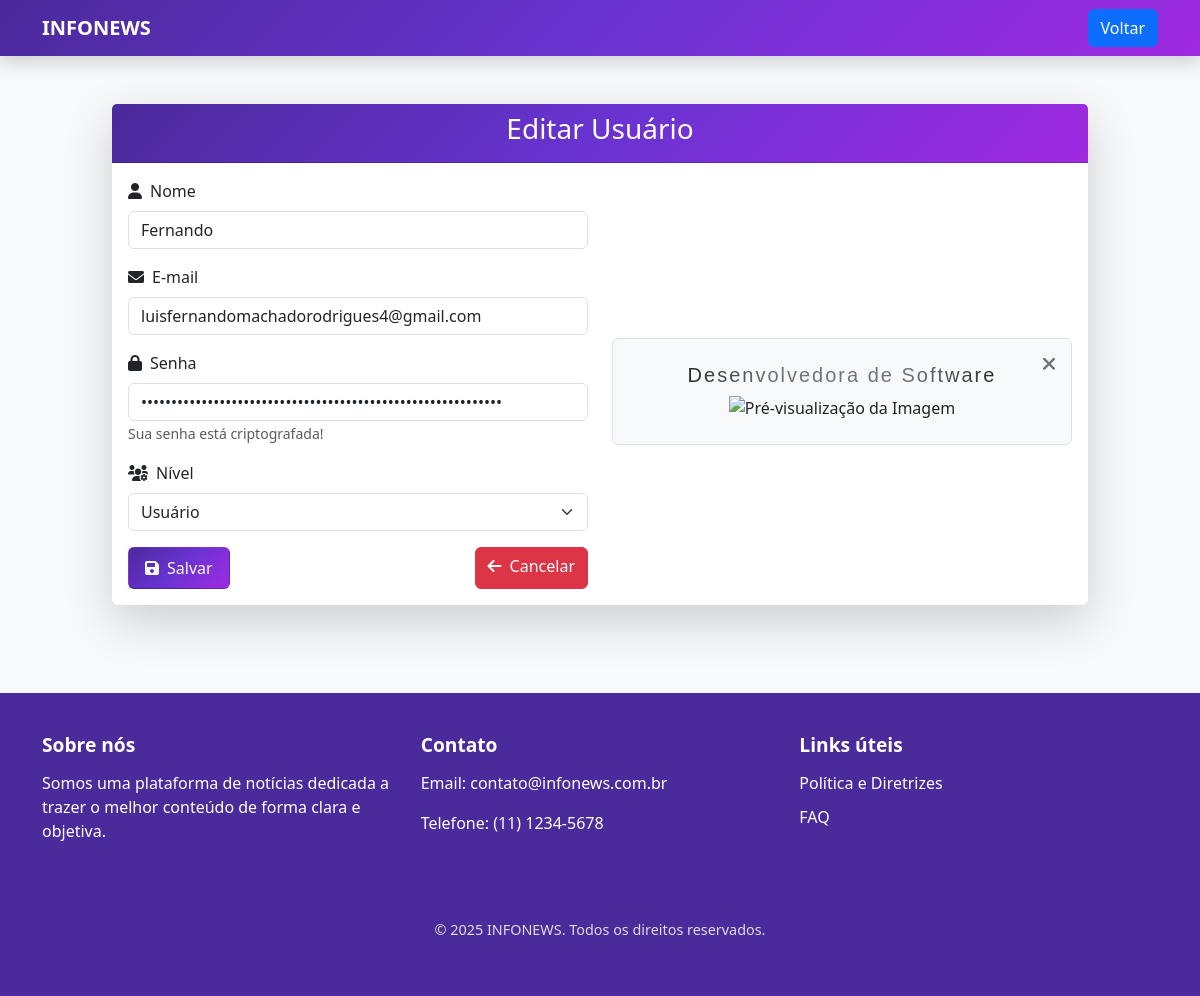
The app's page /editarusuario.php?id=12 (signed in), older data.
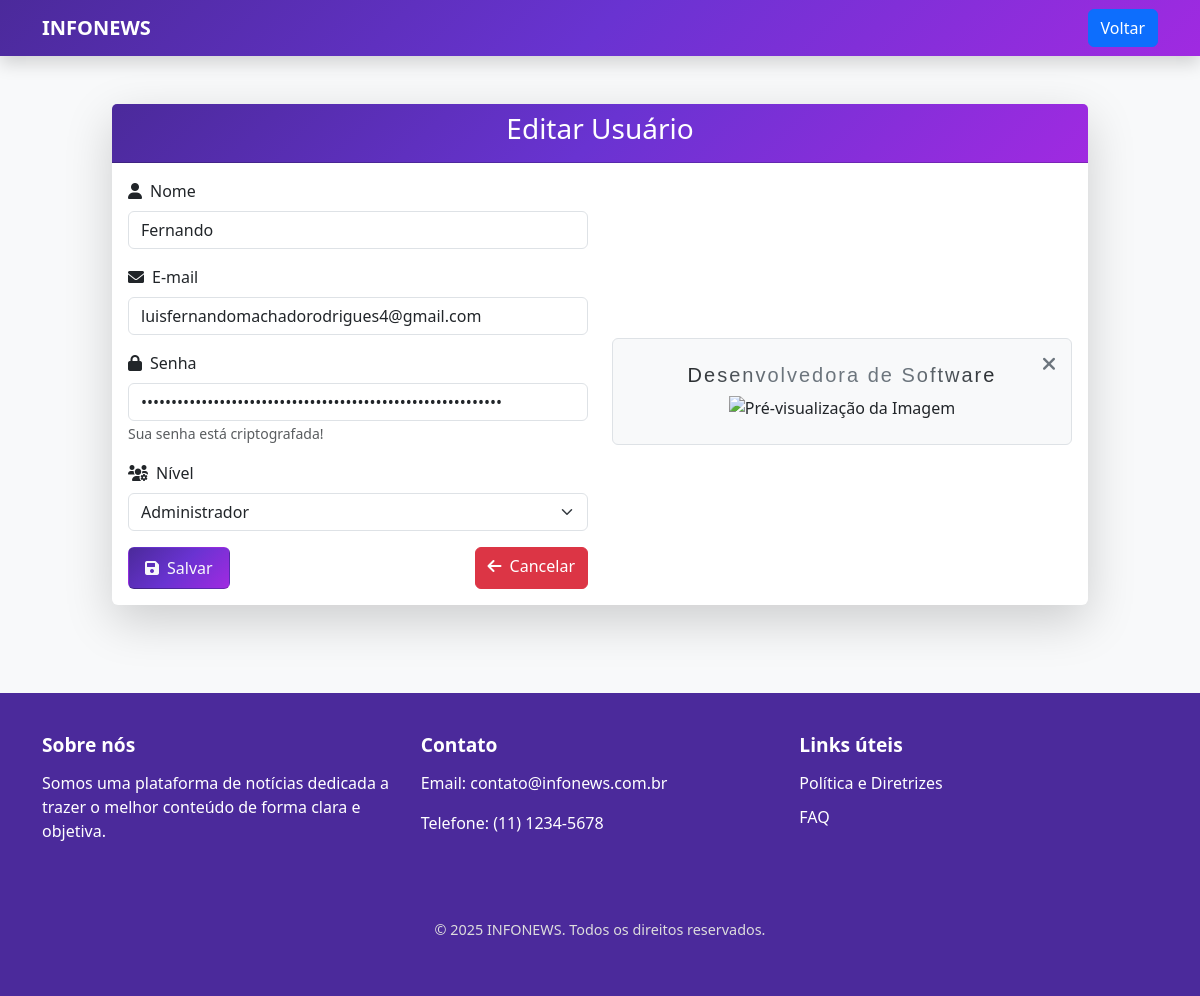
The same page, newer data.
### tables this page shows
CREATE TABLE `usuarios` (
  `usu_codigo` int(11) NOT NULL,
  `usu_nome` varchar(100) NOT NULL,
  `usu_email` varchar(150) NOT NULL,
  `usu_senha` varchar(255) NOT NULL,
  `created_at` timestamp NOT NULL DEFAULT current_timestamp(),
  `updated_at` timestamp NOT NULL DEFAULT current_timestamp() ON UPDATE current_timestamp(),
  `usu_nivel` varchar(50) DEFAULT NULL,
  `usu_foto` varchar(255) DEFAULT NULL,
  `usu_foto_de_fundo` varchar(255) DEFAULT NULL
);

### editarusuario.php (the view, shortened to what this page needs)
<?php
$conexao = conexao::getInstance();
$sql = 'SELECT * FROM usuarios WHERE usu_codigo = :id';
$stm = $conexao->prepare($sql);
$stm->bindValue(':id', $_GET['id']);
$stm->execute();
$usuario = $stm->fetch(PDO::FETCH_ASSOC);
?>
<!DOCTYPE html>
<html lang="pt-br">
<head>
    <link href="https://cdn.jsdelivr.net/npm/bootstrap@5.3.0-alpha2/dist/css/bootstrap.min.css" rel="stylesheet">
    <link href="https://cdnjs.cloudflare.com/ajax/libs/font-awesome/6.0.0/css/all.min.css" rel="stylesheet">
</head>
<body class="bg-light">
    <?php include 'header.php'; ?>
    <div class="container-fluid py-5">
        <div class="row justify-content-center">
            <div class="col-lg-10 col-md-12">
                <div class="card shadow-lg border-0">
                    <div class="card-header text-white text-center">
                        <h1 class="h3">Editar Usuário</h1>
                    </div>
                    <div class="card-body">
                        <div class="row">
                            <div class="col-lg-6 col-md-6">
                                <form action="actionusuario.php" method="post">
                                    <div class="mb-3">
                                        <label for="nome" class="form-label">
                                            <i class="fas fa-user me-2"></i>Nome
                                        </label>
                                        <input type="text" class="form-control" id="nome" name="nome" value="<?= htmlspecialchars($usuario['usu_nome']) ?>" required>
                                    </div>
                                    <div class="mb-3">
                                        <label for="email" class="form-label">
                                            <i class="fas fa-envelope me-2"></i>E-mail
                                        </label>
                                        <input type="email" class="form-control" id="email" name="email" value="<?= htmlspecialchars($usuario['usu_email']) ?>" required>
                                    </div>
                                    <div class="mb-3">
                                        <label for="senha" class="form-label">
                                            <i class="fas fa-lock me-2"></i>Senha
                                        </label>
                                        <input type="password" class="form-control" id="senha" name="senha" value="<?= htmlspecialchars($usuario['usu_senha']) ?>" required>
                                        <small class="text-muted">Sua senha está criptografada!</small>
                                    </div>
                                    <?php if ($_SESSION['nivel'] == 'admin') { ?>
                                        <div class="mb-3">
                                            <label for="nivel" class="form-label">
                                                <i class="fas fa-users-cog me-2"></i>Nível
                                            </label>
                                            <select class="form-select" id="nivel" name="nivel" required>
                                                <option value="admin" <?= $usuario['usu_nivel'] == 'admin' ? 'selected' : '' ?>>Administrador</option>
                                                <option value="usuario" <?= $usuario['usu_nivel'] == 'usuario' ? 'selected' : '' ?>>Usuário</option>
                                            </select>
                                        </div>
                                    <?php } else {
                                        echo '<input type="hidden" name="nivel" value="usuario">';
                                    } ?>
                                    <div class="d-flex justify-content-between">
                                        <button type="submit" class="btn card-header text-light">
                                            <i class="fas fa-save me-2"></i>Salvar
                                        </button>
                                        <a href="indexnoticia.php" class="btn btn-danger">
                                            <i class="fas fa-arrow-left me-2"></i>Cancelar
                                        </a>
                                    </div>
                                </form>
                            </div>
                            <div class="col-lg-6 col-md-6 d-flex align-items-center justify-content-center mt-3">
                                <div class="ad-section border rounded p-4 w-100 text-center bg-light" id="adSection">
                                    <button class="close-button" onclick="fecharAnuncio()">
                                        <i class="fas fa-times"></i>
                                    </button>
                                    <h2 class="h5" style="font-family:Impact, Haettenschweiler, 'Arial Narrow Bold', sans-serif;letter-spacing: 2px;
                                    background:linear-gradient(to right, #000, #6c757d , #6c757d, #000);
                                    background-clip: text;
                                    color:transparent;
                                    ">Desenvolvedora de Software</h2>
                                    <img src="img/giacomellidevs.png" alt="Pré-visualização da Imagem" class="img-fluid">
                                </div>
                            </div>
                        </div>
                    </div>
                </div>
            </div>
        </div>
    </div>
    <?php include 'footer.php'; ?>
</body>
</html>

### header.php (shortened to what this page needs)
<!DOCTYPE html>
<html lang="en">
<head>
</head>
<body>
    <nav class="navbar navbar-expand-lg shadow" style="
            background: linear-gradient(135deg, #4b2a9b, #6933d1, #a02ae1);
            box-shadow: 0 2px 4px rgba(0, 0, 0, 0.1);
            transition: background-color 0.3s ease-in-out;">
        <div class="container">
            <a class="navbar-brand text-white fw-bold" href="#">
                <i class="bi bi-newspaper"></i> INFONEWS
            </a>
            <a href="index.php" class="btn btn-primary">Voltar</a>
        </div>
    </nav>
</body>
</html>

### footer.php (shortened to what this page needs)
<!DOCTYPE html>
<html lang="en">
<head>
</head>
<body>
    <footer>
        <div class="container footer-links">
            <div>
                <h5>Sobre nós</h5>
                <p>Somos uma plataforma de notícias dedicada a trazer o melhor conteúdo de forma clara e objetiva.</p>
            </div>
            <div>
                <h5>Contato</h5>
                <p>Email: contato@infonews.com.br</p>
                <p>Telefone: (11) 1234-5678</p>
            </div>
            <div>
                <h5>Links úteis</h5>
                <a href="perfil.php?openModal=true&tab=screen2">Política e Diretrizes</a>
                <a href="#">FAQ</a>
            </div>
        </div>
        <div class="footer-bottom">
            <p>&copy; 2025 INFONEWS. Todos os direitos reservados.</p>
        </div>
    </footer>
</body>
</html>

### editarusuario.php (style rules this page uses)
.close-button { position: absolute; top: 10px; right: 10px; border: none; background-color: transparent; font-size: 1.2rem; color: #6c757d; cursor: pointer; }
.ad-section { position: relative; }
.card-header { background: linear-gradient(135deg, #4b2a9b, #6933d1, #a02ae1); }

### footer.php (style rules this page uses)
footer { background-color: #4b2a9b; color: white; padding: 40px 20px; margin-top: 40px; }
footer .footer-links { display: flex; justify-content: space-between; flex-wrap: wrap; gap: 20px; }
footer .footer-links div { flex: 1; min-width: 200px; margin-bottom: 20px; }
footer .footer-links h5 { font-size: 1.2rem; font-weight: bold; margin-bottom: 15px; }
footer .footer-links a { color: white; text-decoration: none; font-size: 1rem; display: block; margin-bottom: 10px; transition: color 0.3s ease; }
.footer-bottom { text-align: center; font-size: 0.9rem; margin-top: 20px; color: #ddd; }

Row changes from the older to the newer data that the page shows:
changed usuarios "Fernando": nivel "Usuário" → (not shown)
Text that changed along with them:
form field nivel: (not shown) → "Administrador"
